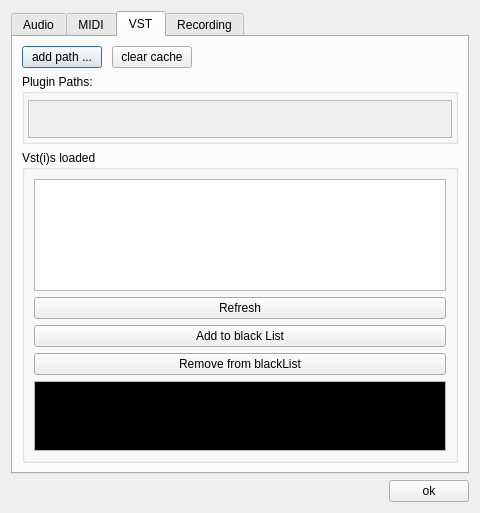
<?xml version="1.0" encoding="UTF-8"?>
<ui version="4.0">
 <class>IODialog</class>
 <widget class="QDialog" name="IODialog">
  <property name="geometry">
   <rect>
    <x>0</x>
    <y>0</y>
    <width>480</width>
    <height>513</height>
   </rect>
  </property>
  <property name="windowTitle">
   <string>Preferences ...</string>
  </property>
  <layout class="QVBoxLayout" name="verticalLayout">
   <item>
    <widget class="QTabWidget" name="prefsTab">
     <property name="currentIndex">
      <number>2</number>
     </property>
     <widget class="QWidget" name="tabAudio">
      <attribute name="title">
       <string>Audio</string>
      </attribute>
      <layout class="QVBoxLayout" name="verticalLayout_2">
       <item>
        <widget class="QWidget" name="widget" native="true">
         <layout class="QVBoxLayout" name="verticalLayout_3">
          <property name="spacing">
           <number>20</number>
          </property>
          <item>
           <layout class="QHBoxLayout" name="deviceLayout" stretch="0,0">
            <property name="spacing">
             <number>6</number>
            </property>
            <property name="sizeConstraint">
             <enum>QLayout::SetDefaultConstraint</enum>
            </property>
            <item>
             <widget class="QLabel" name="asioDriverLabel">
              <property name="sizePolicy">
               <sizepolicy hsizetype="Minimum" vsizetype="Fixed">
                <horstretch>0</horstretch>
                <verstretch>0</verstretch>
               </sizepolicy>
              </property>
              <property name="text">
               <string>Device</string>
              </property>
             </widget>
            </item>
            <item>
             <widget class="QComboBox" name="comboAudioDevice">
              <property name="sizePolicy">
               <sizepolicy hsizetype="Expanding" vsizetype="Fixed">
                <horstretch>0</horstretch>
                <verstretch>0</verstretch>
               </sizepolicy>
              </property>
              <property name="minimumSize">
               <size>
                <width>0</width>
                <height>0</height>
               </size>
              </property>
              <property name="sizeIncrement">
               <size>
                <width>0</width>
                <height>0</height>
               </size>
              </property>
             </widget>
            </item>
           </layout>
          </item>
          <item>
           <widget class="QGroupBox" name="groupBoxInputs">
            <property name="title">
             <string>Inputs</string>
            </property>
            <property name="flat">
             <bool>false</bool>
            </property>
            <layout class="QVBoxLayout" name="verticalLayout_4">
             <item>
              <layout class="QFormLayout" name="formLayout_4">
               <item row="0" column="0">
                <widget class="QLabel" name="firstInputLabel_2">
                 <property name="text">
                  <string>First</string>
                 </property>
                </widget>
               </item>
               <item row="0" column="1">
                <widget class="QComboBox" name="comboFirstInput"/>
               </item>
               <item row="1" column="0">
                <widget class="QLabel" name="lastInputLabel_2">
                 <property name="text">
                  <string>Last</string>
                 </property>
                </widget>
               </item>
               <item row="1" column="1">
                <widget class="QComboBox" name="comboLastInput"/>
               </item>
              </layout>
             </item>
            </layout>
           </widget>
          </item>
          <item>
           <widget class="QGroupBox" name="groupBoxOutputs">
            <property name="title">
             <string>Outpus</string>
            </property>
            <layout class="QVBoxLayout" name="verticalLayout_5">
             <item>
              <layout class="QFormLayout" name="formLayout_3">
               <item row="0" column="0">
                <widget class="QLabel" name="firstOutputLabel_2">
                 <property name="text">
                  <string>First</string>
                 </property>
                </widget>
               </item>
               <item row="0" column="1">
                <widget class="QComboBox" name="comboFirstOutput"/>
               </item>
               <item row="1" column="0">
                <widget class="QLabel" name="lastOutputLabel_2">
                 <property name="text">
                  <string>Last</string>
                 </property>
                </widget>
               </item>
               <item row="1" column="1">
                <widget class="QComboBox" name="comboLastOutput"/>
               </item>
              </layout>
             </item>
            </layout>
           </widget>
          </item>
          <item>
           <layout class="QHBoxLayout" name="sampleRateBfferSizeLayout">
            <property name="spacing">
             <number>3</number>
            </property>
            <item>
             <widget class="QLabel" name="sampleRateLabel">
              <property name="text">
               <string>Sample rate</string>
              </property>
             </widget>
            </item>
            <item>
             <widget class="QComboBox" name="comboSampleRate"/>
            </item>
            <item>
             <spacer name="sampleRateBufferSizeSpacer">
              <property name="orientation">
               <enum>Qt::Horizontal</enum>
              </property>
              <property name="sizeType">
               <enum>QSizePolicy::Expanding</enum>
              </property>
              <property name="sizeHint" stdset="0">
               <size>
                <width>0</width>
                <height>0</height>
               </size>
              </property>
             </spacer>
            </item>
            <item>
             <spacer name="horizontalSpacer_3">
              <property name="orientation">
               <enum>Qt::Horizontal</enum>
              </property>
              <property name="sizeType">
               <enum>QSizePolicy::Fixed</enum>
              </property>
              <property name="sizeHint" stdset="0">
               <size>
                <width>30</width>
                <height>20</height>
               </size>
              </property>
             </spacer>
            </item>
            <item>
             <widget class="QLabel" name="bufferSizeLabel">
              <property name="sizePolicy">
               <sizepolicy hsizetype="Minimum" vsizetype="Preferred">
                <horstretch>0</horstretch>
                <verstretch>0</verstretch>
               </sizepolicy>
              </property>
              <property name="text">
               <string>Buffer size</string>
              </property>
             </widget>
            </item>
            <item>
             <widget class="QComboBox" name="comboBufferSize"/>
            </item>
           </layout>
          </item>
         </layout>
        </widget>
       </item>
      </layout>
     </widget>
     <widget class="QWidget" name="tabMidi">
      <attribute name="title">
       <string>MIDI</string>
      </attribute>
      <layout class="QVBoxLayout" name="verticalLayout_7">
       <item>
        <widget class="QLabel" name="midiTabMessage">
         <property name="sizePolicy">
          <sizepolicy hsizetype="Minimum" vsizetype="Fixed">
           <horstretch>0</horstretch>
           <verstretch>0</verstretch>
          </sizepolicy>
         </property>
         <property name="text">
          <string>Enable/disable your midi input devices:</string>
         </property>
        </widget>
       </item>
       <item>
        <spacer name="verticalSpacer">
         <property name="orientation">
          <enum>Qt::Vertical</enum>
         </property>
         <property name="sizeType">
          <enum>QSizePolicy::Fixed</enum>
         </property>
         <property name="sizeHint" stdset="0">
          <size>
           <width>20</width>
           <height>20</height>
          </size>
         </property>
        </spacer>
       </item>
       <item>
        <widget class="QWidget" name="midiContentPanel" native="true">
         <layout class="QVBoxLayout" name="verticalLayoutMidiTab">
          <property name="leftMargin">
           <number>0</number>
          </property>
          <property name="topMargin">
           <number>0</number>
          </property>
          <property name="rightMargin">
           <number>0</number>
          </property>
          <property name="bottomMargin">
           <number>0</number>
          </property>
         </layout>
        </widget>
       </item>
      </layout>
     </widget>
     <widget class="QWidget" name="tabVST">
      <attribute name="title">
       <string>VST</string>
      </attribute>
      <layout class="QGridLayout" name="gridLayout_3">
       <item row="1" column="0">
        <widget class="QGroupBox" name="groupBoxPaths">
         <property name="sizePolicy">
          <sizepolicy hsizetype="Preferred" vsizetype="Fixed">
           <horstretch>0</horstretch>
           <verstretch>0</verstretch>
          </sizepolicy>
         </property>
         <property name="minimumSize">
          <size>
           <width>0</width>
           <height>70</height>
          </size>
         </property>
         <property name="maximumSize">
          <size>
           <width>16777215</width>
           <height>120</height>
          </size>
         </property>
         <property name="title">
          <string>Plugin Paths:</string>
         </property>
         <layout class="QVBoxLayout" name="verticalLayout_8">
          <property name="spacing">
           <number>0</number>
          </property>
          <property name="leftMargin">
           <number>3</number>
          </property>
          <property name="topMargin">
           <number>6</number>
          </property>
          <property name="rightMargin">
           <number>3</number>
          </property>
          <property name="bottomMargin">
           <number>3</number>
          </property>
          <item>
           <widget class="QScrollArea" name="scrollArea">
            <property name="widgetResizable">
             <bool>true</bool>
            </property>
            <widget class="QWidget" name="panelScanFolders">
             <property name="geometry">
              <rect>
               <x>0</x>
               <y>0</y>
               <width>428</width>
               <height>44</height>
              </rect>
             </property>
             <layout class="QVBoxLayout" name="verticalLayout_10">
              <property name="spacing">
               <number>3</number>
              </property>
              <property name="leftMargin">
               <number>6</number>
              </property>
              <property name="topMargin">
               <number>0</number>
              </property>
              <property name="rightMargin">
               <number>6</number>
              </property>
              <property name="bottomMargin">
               <number>3</number>
              </property>
             </layout>
            </widget>
           </widget>
          </item>
         </layout>
        </widget>
       </item>
       <item row="0" column="0">
        <layout class="QHBoxLayout" name="topButtonsLayout">
         <property name="spacing">
          <number>10</number>
         </property>
         <item>
          <widget class="QPushButton" name="buttonAddVstPath">
           <property name="text">
            <string>add path ...</string>
           </property>
          </widget>
         </item>
         <item>
          <widget class="QPushButton" name="buttonClearVstCache">
           <property name="text">
            <string>clear cache</string>
           </property>
          </widget>
         </item>
         <item>
          <spacer name="horizontalSpacer_2">
           <property name="orientation">
            <enum>Qt::Horizontal</enum>
           </property>
           <property name="sizeHint" stdset="0">
            <size>
             <width>40</width>
             <height>20</height>
            </size>
           </property>
          </spacer>
         </item>
        </layout>
       </item>
       <item row="2" column="0">
        <widget class="QGroupBox" name="groupBoxVst">
         <property name="title">
          <string>Vst(i)s loaded</string>
         </property>
         <layout class="QVBoxLayout" name="verticalLayout_6">
          <item>
           <widget class="QPlainTextEdit" name="plainTextEdit">
            <property name="undoRedoEnabled">
             <bool>false</bool>
            </property>
            <property name="readOnly">
             <bool>true</bool>
            </property>
            <property name="placeholderText">
             <string notr="true"/>
            </property>
           </widget>
          </item>
          <item>
           <widget class="QPushButton" name="ButtonVst_Refresh">
            <property name="text">
             <string>Refresh</string>
            </property>
           </widget>
          </item>
          <item>
           <widget class="QPushButton" name="ButtonVST_AddToBlackList">
            <property name="text">
             <string>Add to black List</string>
            </property>
           </widget>
          </item>
          <item>
           <widget class="QPushButton" name="ButtonVST_RemFromBlkList">
            <property name="text">
             <string>Remove from blackList</string>
            </property>
           </widget>
          </item>
          <item>
           <widget class="QPlainTextEdit" name="BlackBoxText">
            <property name="sizePolicy">
             <sizepolicy hsizetype="Expanding" vsizetype="Fixed">
              <horstretch>0</horstretch>
              <verstretch>0</verstretch>
             </sizepolicy>
            </property>
            <property name="maximumSize">
             <size>
              <width>16777215</width>
              <height>70</height>
             </size>
            </property>
            <property name="palette">
             <palette>
              <active>
               <colorrole role="Text">
                <brush brushstyle="SolidPattern">
                 <color alpha="255">
                  <red>255</red>
                  <green>170</green>
                  <blue>0</blue>
                 </color>
                </brush>
               </colorrole>
               <colorrole role="Base">
                <brush brushstyle="SolidPattern">
                 <color alpha="255">
                  <red>0</red>
                  <green>0</green>
                  <blue>0</blue>
                 </color>
                </brush>
               </colorrole>
              </active>
              <inactive>
               <colorrole role="Text">
                <brush brushstyle="SolidPattern">
                 <color alpha="255">
                  <red>255</red>
                  <green>170</green>
                  <blue>0</blue>
                 </color>
                </brush>
               </colorrole>
               <colorrole role="Base">
                <brush brushstyle="SolidPattern">
                 <color alpha="255">
                  <red>0</red>
                  <green>0</green>
                  <blue>0</blue>
                 </color>
                </brush>
               </colorrole>
              </inactive>
              <disabled>
               <colorrole role="Text">
                <brush brushstyle="SolidPattern">
                 <color alpha="255">
                  <red>118</red>
                  <green>116</green>
                  <blue>108</blue>
                 </color>
                </brush>
               </colorrole>
               <colorrole role="Base">
                <brush brushstyle="SolidPattern">
                 <color alpha="255">
                  <red>236</red>
                  <green>233</green>
                  <blue>216</blue>
                 </color>
                </brush>
               </colorrole>
              </disabled>
             </palette>
            </property>
            <property name="font">
             <font>
              <weight>75</weight>
              <bold>true</bold>
             </font>
            </property>
           </widget>
          </item>
         </layout>
        </widget>
       </item>
      </layout>
     </widget>
     <widget class="QWidget" name="tabRecording">
      <attribute name="title">
       <string>Recording</string>
      </attribute>
      <layout class="QGridLayout" name="gridLayout_2">
       <property name="verticalSpacing">
        <number>18</number>
       </property>
       <item row="1" column="1">
        <widget class="QLineEdit" name="recordPathLineEdit">
         <property name="enabled">
          <bool>true</bool>
         </property>
        </widget>
       </item>
       <item row="1" column="0">
        <widget class="QLabel" name="label">
         <property name="text">
          <string>Record path:</string>
         </property>
        </widget>
       </item>
       <item row="0" column="0" colspan="3">
        <widget class="QCheckBox" name="recordingCheckBox">
         <property name="text">
          <string>Save multi tracks </string>
         </property>
        </widget>
       </item>
       <item row="1" column="2">
        <widget class="QPushButton" name="browseRecPathButton">
         <property name="text">
          <string>browse ...</string>
         </property>
        </widget>
       </item>
       <item row="2" column="1">
        <spacer name="verticalSpacer_3">
         <property name="orientation">
          <enum>Qt::Vertical</enum>
         </property>
         <property name="sizeHint" stdset="0">
          <size>
           <width>20</width>
           <height>40</height>
          </size>
         </property>
        </spacer>
       </item>
      </layout>
     </widget>
    </widget>
   </item>
   <item>
    <widget class="QWidget" name="widgetBottom" native="true">
     <layout class="QHBoxLayout" name="horizontalLayout_4">
      <property name="leftMargin">
       <number>0</number>
      </property>
      <property name="topMargin">
       <number>0</number>
      </property>
      <property name="rightMargin">
       <number>0</number>
      </property>
      <property name="bottomMargin">
       <number>0</number>
      </property>
      <item>
       <spacer name="horizontalSpacer">
        <property name="orientation">
         <enum>Qt::Horizontal</enum>
        </property>
        <property name="sizeHint" stdset="0">
         <size>
          <width>280</width>
          <height>20</height>
         </size>
        </property>
       </spacer>
      </item>
      <item>
       <widget class="QPushButton" name="okButton">
        <property name="maximumSize">
         <size>
          <width>100</width>
          <height>16777215</height>
         </size>
        </property>
        <property name="layoutDirection">
         <enum>Qt::LeftToRight</enum>
        </property>
        <property name="autoFillBackground">
         <bool>false</bool>
        </property>
        <property name="text">
         <string>ok</string>
        </property>
        <property name="default">
         <bool>false</bool>
        </property>
        <property name="flat">
         <bool>false</bool>
        </property>
       </widget>
      </item>
     </layout>
    </widget>
   </item>
  </layout>
 </widget>
 <resources/>
 <connections/>
</ui>
